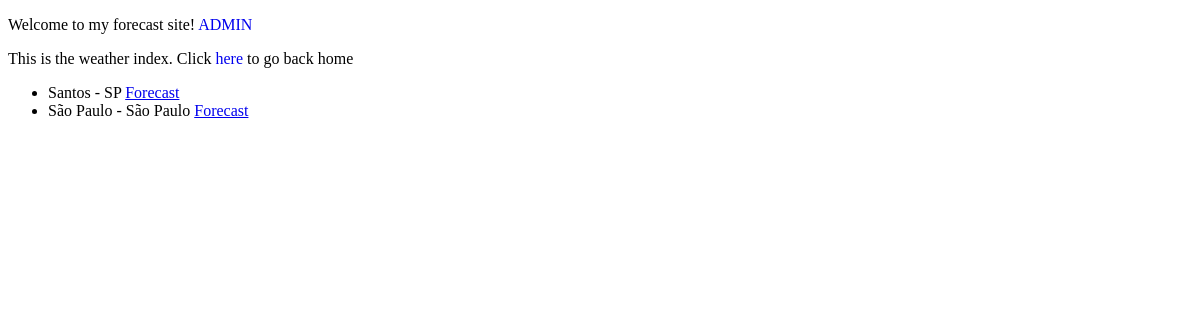
/weather/, run on an earlier commit of the app's database.
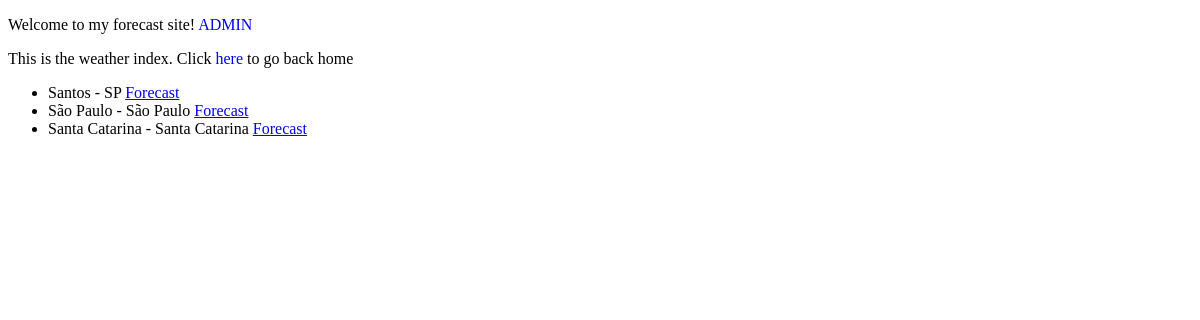
And on a later commit of the database.
### weather/models.py (models this page shows, shortened)
class City(models.Model):
    name: str = models.CharField(max_length=255)
    state: str = models.CharField(max_length=255)
    country: str = models.CharField(max_length=255)
    lat: float = models.FloatField()
    long: float = models.FloatField()

### weather/views.py (the view)
# urls.py: path("", index, name="index"),
def index(request):
    cities = City.objects.all()
    return render(request, "weather/index.html", {"cities": cities})

### weather/templates/weather/index.html (shortened to what this page needs)
{% extends 'projeto/home.html'%}
{% block body %}
    This is the weather index.
    Click <a href="{% url 'index' %}", style="text-decoration: none;">here</a> to go back home
    <ul>
        {% for city in cities %}
            <li>
                {{ city.name }} - {{ city.state }}
                <a href="{% url 'previsao' city.pk %}">Forecast</a>
            </li>
        {% endfor %}
    </ul>
{% endblock %}

### templates/projeto/home.html (shortened to what this page needs)
<!DOCTYPE html>
<html lang="en">
<head>
</head>
<body>
    <p>Welcome to my forecast site!
        <a href="{% url 'admin:index' %}", style="text-decoration: none;">ADMIN</a>
    </p>
    {% block body %}{% endblock %}
</body>
</html>

What changed in the data, as far as the page shows it:
added City: name "Santa Catarina", state "Santa Catarina"
